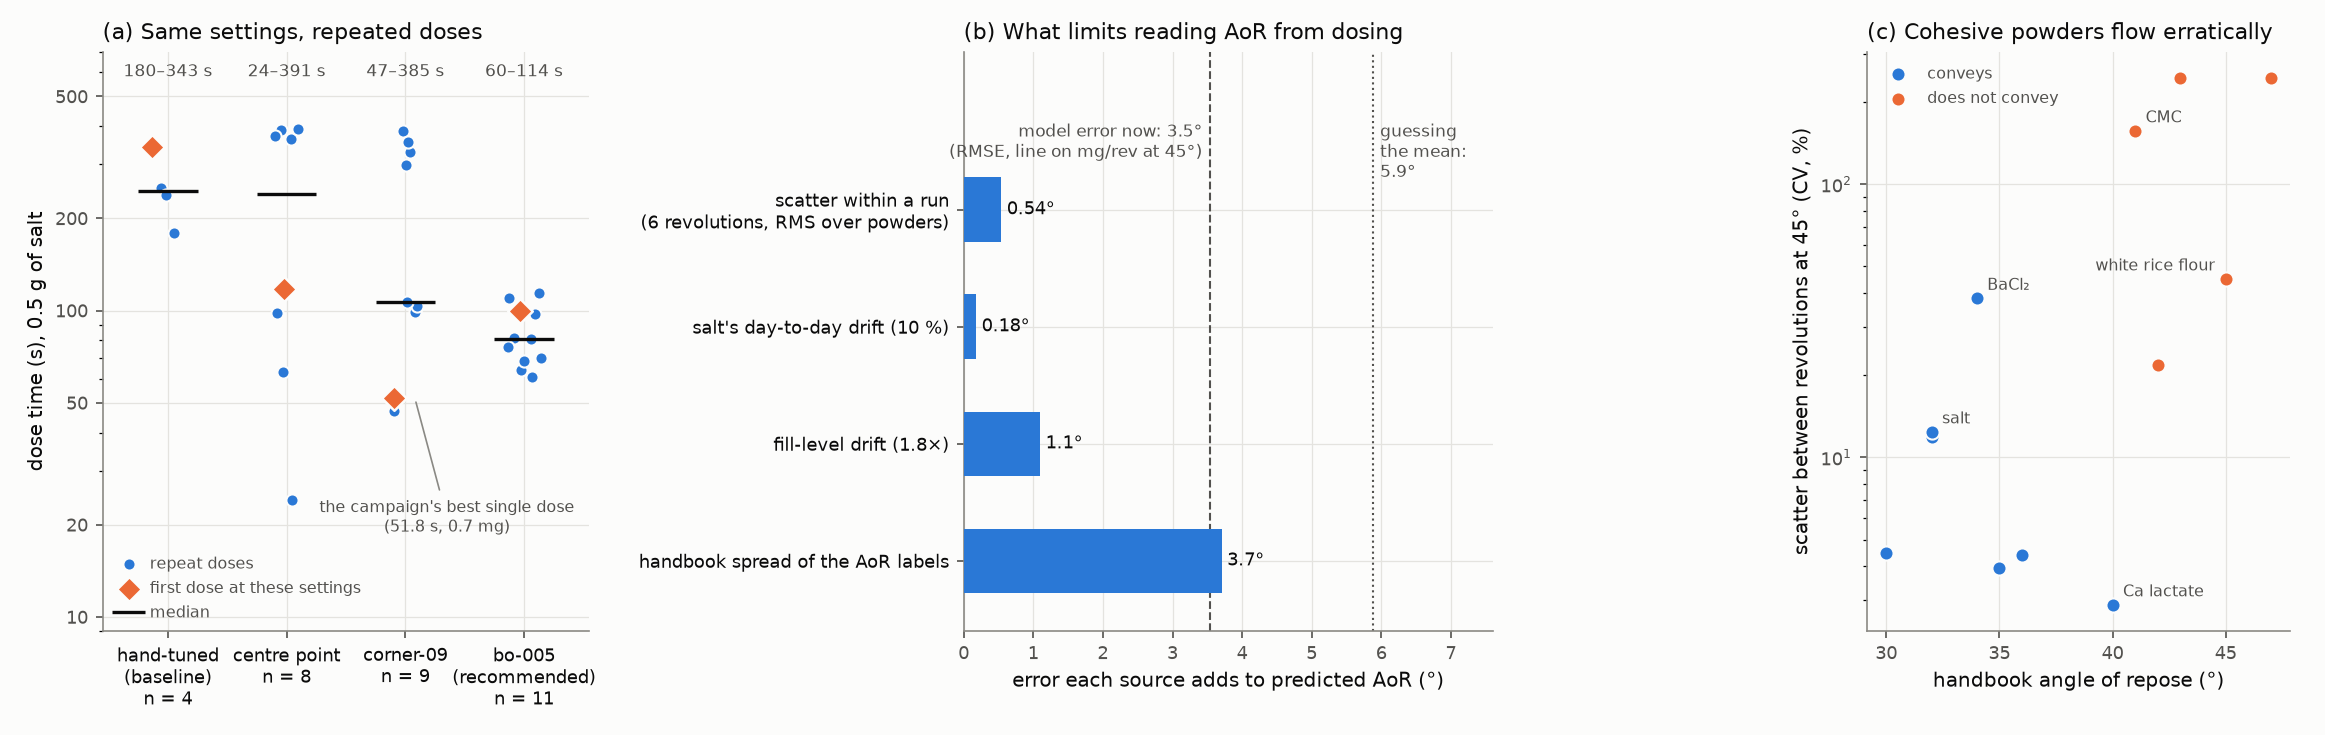

Write Python code to recreate this figure.
#!/usr/bin/env python3
"""Follow-up to run 33: would optimizing for consistent doses help the predictor?

William asked on #196 (6 Nov 2026) whether the BO should look for settings that dose consistently and
predictably, rather than fast and accurately, and whether that would help a simulator or predictor. This
script measures, on data that already exist:

  1. how much repeated doses at one set of controller settings vary (the salt BO campaign), and whether
     the campaign's single-dose objective was fooled by a lucky dose;
  2. how much of the inverse and forward models' error (run 33) comes from dosing scatter, compared with
     the handbook labels and with session-to-session drift (simulation-extrapolation, SIMEX);
  3. whether the scatter between revolutions carries information about the powder;
  4. the 1-factor model's hidden ("latent") score for each powder, to illustrate what one is.

Inputs (pinned copies, see data/SOURCES.md):
  data/salt_campaign_records.jsonl   the 60 doses of campaign salt-20260929T014732Z (#166, #179 branch)
  data/trials.csv                    Sam's per-revolution battery data (#116)
  ../heldout-powders/data/           per-powder rates and #163 handbook properties
usage: python consistency.py      (about 20 s; numpy, scipy, scikit-learn, matplotlib)
"""
from __future__ import annotations

import json
import math
import sys
from pathlib import Path

import numpy as np
from scipy import stats

HERE = Path(__file__).resolve().parent
sys.path.insert(0, str(HERE))
import ml_property_dose as M  # noqa: E402  (run 33: data loading, LOPO helpers, the joint factor model)

import matplotlib  # noqa: E402
matplotlib.use("Agg")
import matplotlib.pyplot as plt  # noqa: E402

RNG = np.random.default_rng(0)
NDRAW = 400
TOL_MG = 3.0

# palette (dataviz reference instance, light mode): first three categorical slots + text inks
BLUE, ORANGE, AQUA = "#2a78d6", "#eb6834", "#1baf7a"
INK, INK2, MUTED, GRID, SURF = "#0b0b0b", "#52514e", "#8a8984", "#e4e3df", "#fcfcfb"


# ------------------------------------------------------------------------------ 1. salt campaign repeats

GROUPS = [
    ("hand-tuned", "hand-tuned\n(baseline)", lambda l: l.startswith(("baseline-", "rebaseline-")), None),
    ("centre", "centre point", lambda l: l.startswith(("center-", "recenter-")), None),
    ("corner-09", "corner-09", lambda l: l == "corner-09" or l.startswith("val-corner-09-"), "corner-09"),
    ("bo-005", "bo-005\n(recommended)", lambda l: l == "bo-005" or l.startswith("val-bo-005-"), "bo-005"),
]


def campaign():
    recs = [json.loads(s) for s in (HERE / "data" / "salt_campaign_records.jsonl").read_text().splitlines() if s]
    out = {}
    for key, _, match, first_label in GROUPS:
        g = [r for r in recs if match(r["label"])]
        t = np.array([r["summary"]["t_total_s"] for r in g])
        e = np.array([r["summary"]["error_mg"] for r in g])
        st = [r["summary"]["status"] for r in g]
        first = g[0]
        q1, q3 = np.percentile(t, [25, 75])
        out[key] = {
            "n": len(g), "labels": [r["label"] for r in g], "t_s": t.round(1).tolist(), "error_mg": e.round(1).tolist(),
            "status": st, "first_label": first["label"], "first_t_s": float(t[0]), "first_abs_error_mg": float(abs(e[0])),
            "median_t_s": float(np.median(t)), "min_t_s": float(t.min()), "max_t_s": float(t.max()),
            "iqr_t_s": [float(q1), float(q3)], "max_over_min_t": float(t.max() / t.min()),
            "cv_t_pct": float(t.std(ddof=1) / t.mean() * 100),
            "median_abs_error_mg": float(np.median(np.abs(e))), "max_abs_error_mg": float(np.max(np.abs(e))),
            "p_within_tol": float(np.mean((np.abs(e) <= TOL_MG) & np.array([s == "ok" for s in st]))),
            "n_ok": int(sum(s == "ok" for s in st)),
            "taps_range": [int(min(r["summary"]["taps"] for r in g)), int(max(r["summary"]["taps"] for r in g))],
        }
    # what the single-dose objective saw: every non-validation dose, ranked by the knee of (t, |e|)
    single = [r for r in recs if not r["label"].startswith("val-")]
    ok = [r for r in single if r["summary"]["status"] == "ok" and r["summary"]["abs_error_mg"] <= TOL_MG]
    fastest = min(ok, key=lambda r: r["summary"]["t_total_s"])
    out["fastest_single_dose_within_tol"] = {"label": fastest["label"], "t_s": fastest["summary"]["t_total_s"],
                                             "abs_error_mg": fastest["summary"]["abs_error_mg"]}
    return out


# ----------------------------------------------------------------- 2. error budget and SIMEX (run 33 lines)

def per_rev(rows):
    """Per-powder revolution masses (mg) at each protocol C tilt, from trials.csv."""
    tr = M.rcsv(HERE / "data" / "trials.csv")
    out = {}
    for r in rows:
        d = {}
        for servo, key in ((0.0, "0"), (45.0, "22.5"), (90.0, "45")):
            d[key] = np.array([M.fnum(t["delta_g"]) * 1000 for t in tr
                               if t["run_id"] == r["run_id"] and t["block"] == "C" and M.fnum(t["tilt_deg"]) == servo])
        out[r["powder_id"]] = d
    return out


def lopo_rmse_line(x, y):
    X = x.reshape(-1, 1)
    mu, _, _ = M.lopo(X, y, M.make_line(0))
    return float(np.sqrt(np.mean((mu - y) ** 2)))


def simex(x, y, se, which, lams=(0.0, 0.5, 1.0, 2.0, 4.0)):
    """Add extra noise of variance lam * se^2 to x (which='x') or y (which='y'); extrapolate MSE to lam = -1."""
    mse = []
    for lam in lams:
        v = []
        for _ in range(NDRAW if lam > 0 else 1):
            eps = RNG.normal(0, 1, len(se)) * se * math.sqrt(lam)
            v.append(lopo_rmse_line(x + eps, y) ** 2 if which == "x" else lopo_rmse_line(x, y + eps) ** 2)
        mse.append(float(np.mean(v)))
    c = np.polyfit(lams, mse, 2)
    return {"lambda": list(lams), "rmse": [math.sqrt(m) for m in mse],
            "rmse_noise_free": float(math.sqrt(max(np.polyval(c, -1.0), 0.0)))}


def drift_whatif(x, y, sd, which):
    v = []
    for _ in range(NDRAW):
        eps = RNG.normal(0, sd, len(x))
        v.append(lopo_rmse_line(x + eps, y) ** 2 if which == "x" else lopo_rmse_line(x, y + eps) ** 2)
    return float(math.sqrt(np.mean(v)))


def budget(rows, revs):
    aor = np.array([r["aor"] for r in rows])
    l45 = np.array([r["lmg45"] for r in rows])
    se = np.array([r["se_lmg45"] for r in rows])
    b_inv = float(np.polyfit(l45, aor, 1)[0])        # deg per decade
    b_fwd = float(np.polyfit(aor, l45, 1)[0])        # decades per deg
    res33 = json.loads((HERE / "result.json").read_text())
    label_sd = res33["inverse"]["aor"]["ceiling"]["label_sd_rms"]
    inv_rmse, mean_rmse = lopo_rmse_line(l45, aor), res33["inverse"]["aor"]["mean"]["rmse"]
    fwd_rmse = lopo_rmse_line(aor, l45)
    day, fill = math.log10(1.10), math.log10(1.8)
    out = {
        "slope_inverse_deg_per_decade": b_inv, "slope_forward_decade_per_deg": b_fwd,
        "se_log10_mg45_median": float(np.median(se)), "se_log10_mg45_max": float(np.max(se)),
        "se_log10_mg45_rms": float(np.sqrt(np.mean(se ** 2))),
        "inverse_deg": {
            "model_rmse_line45": inv_rmse, "guess_the_mean": mean_rmse,
            "handbook_label_sd_rms": label_sd,
            "within_run_scatter_rms": abs(b_inv) * float(np.sqrt(np.mean(se ** 2))),
            "within_run_scatter_median_powder": abs(b_inv) * float(np.median(se)),
            "day_to_day_drift_10pct": abs(b_inv) * day, "fill_level_drift_1p8x": abs(b_inv) * fill,
            "simex_within_run": simex(l45, aor, se, "x"),
            "whatif_rmse_with_day_drift_10pct": drift_whatif(l45, aor, day, "x"),
            "whatif_rmse_with_fill_drift_1p8x": drift_whatif(l45, aor, fill, "x"),
        },
        "forward_decades": {
            "model_rmse_aor_line": fwd_rmse,
            "handbook_aor_spread_times_slope": abs(b_fwd) * label_sd,
            "within_run_scatter_rms": float(np.sqrt(np.mean(se ** 2))),
            "day_to_day_drift_10pct": day, "fill_level_drift_1p8x": fill,
            "simex_within_run": simex(aor, l45, se, "y"),
            "whatif_rmse_with_day_drift_10pct": drift_whatif(aor, l45, day, "y"),
            "whatif_rmse_with_fill_drift_1p8x": drift_whatif(aor, l45, fill, "y"),
        },
    }
    return out


# ------------------------------------------------------------------- 3. is the scatter itself a signal?

def scatter_signal(rows, revs):
    aor = np.array([r["aor"] for r in rows])
    l45 = np.array([r["lmg45"] for r in rows])
    cv = {}
    for k in ("22.5", "45"):
        c = []
        for r in rows:
            a = revs[r["powder_id"]][k]
            c.append(a.std(ddof=1) / a.mean() * 100 if a.mean() > 0 else float("nan"))
        cv[k] = np.array(c)
    out = {"cv_pct": {k: [None if not np.isfinite(v) else round(float(v), 1) for v in cv[k]] for k in cv},
           "powders": [r["powder_id"] for r in rows]}
    for k in cv:
        ok = np.isfinite(cv[k])
        lc = np.log10(cv[k][ok])
        rho = stats.spearmanr(lc, aor[ok])[0]
        rho_mean = stats.spearmanr(lc, l45[ok])[0]
        # partial: rank residuals of log CV and AoR after removing log mg/rev 45
        rr = lambda v: stats.rankdata(v)  # noqa: E731
        res_c = rr(lc) - np.polyval(np.polyfit(rr(l45[ok]), rr(lc), 1), rr(l45[ok]))
        res_a = rr(aor[ok]) - np.polyval(np.polyfit(rr(l45[ok]), rr(aor[ok]), 1), rr(l45[ok]))
        X2 = np.column_stack([l45[ok], lc])
        mu2, _, _ = M.lopo(X2, aor[ok], M.m_ridge)
        out[k] = {"n": int(ok.sum()), "spearman_logcv_aor": float(rho), "spearman_logcv_logmg45": float(rho_mean),
                  "partial_spearman_given_logmg45": float(stats.pearsonr(res_c, res_a)[0]),
                  "lopo_rmse_aor_line_on_logcv": lopo_rmse_line(lc, aor[ok]),
                  "lopo_rmse_aor_line_on_logmg45_same_powders": lopo_rmse_line(l45[ok], aor[ok]),
                  "lopo_rmse_aor_ridge_on_logmg45_and_logcv": float(np.sqrt(np.mean((mu2 - aor[ok]) ** 2)))}
    return out, cv


# ----------------------------------------------------------------------------- 4. hidden (latent) scores

def hidden_scores(rows):
    V = M.FP_CORE + M.PROPS
    Z = M.matrix(rows, V)
    J = M.Joint(Z, 1)
    W = J.W[0].copy()
    sgn = 1.0 if W[V.index("lmg45")] > 0 else -1.0     # orient: higher score = delivers more
    W *= sgn
    Zi, _ = M.impute(Z, Z[:1])
    zs = (Zi - J.mu) / J.sd

    def post(idx):
        Soo, w = J.S[np.ix_(idx, idx)], W[idx]
        return zs[:, idx] @ np.linalg.solve(Soo, w), float(math.sqrt(max(1 - w @ np.linalg.solve(Soo, w), 0)))

    fp, pr = [V.index(v) for v in M.FP_CORE], [V.index(v) for v in M.PROPS]
    m_fp, s_fp = post(fp)
    m_pr, s_pr = post(pr)
    return {"loadings": {M.NAMES[v]: round(float(w), 2) for v, w in zip(V, W)},
            "posterior_sd_from_fingerprint": s_fp, "posterior_sd_from_properties": s_pr,
            "per_powder": {r["powder_id"]: {"display": r["display"], "from_fingerprint": round(float(a), 2),
                                            "from_properties": round(float(b), 2), "aor": r["aor"],
                                            "mg_rev_45": r["mg45"]}
                           for r, a, b in zip(rows, m_fp, m_pr)}}


# ----------------------------------------------------------------------------------------------- figure

def style(ax):
    ax.set_facecolor(SURF)
    for s in ("top", "right"):
        ax.spines[s].set_visible(False)
    for s in ("left", "bottom"):
        ax.spines[s].set_color(MUTED)
    ax.tick_params(colors=INK2, labelsize=8.5)
    ax.grid(True, color=GRID, lw=0.6, zorder=0)
    ax.set_axisbelow(True)


def figure(C, Bd, cv, rows, path):
    fig, axs = plt.subplots(1, 3, figsize=(15.5, 4.9), gridspec_kw={"width_ratios": [1.15, 1.25, 1.0]})
    fig.patch.set_facecolor(SURF)

    # (a) repeats at fixed settings
    ax = axs[0]
    style(ax)
    for i, (key, lab, _, _) in enumerate(GROUPS):
        g = C[key]
        t = np.array(g["t_s"])
        jit = (RNG.random(len(t)) - 0.5) * 0.28
        ax.scatter(i + jit[1:], t[1:], s=34, color=BLUE, edgecolor=SURF, lw=1.0, zorder=3,
                   label="repeat doses" if i == 0 else None)
        ax.scatter(i + jit[0], t[0], s=70, marker="D", color=ORANGE, edgecolor=SURF, lw=1.2, zorder=4,
                   label="first dose at these settings" if i == 0 else None)
        ax.hlines(g["median_t_s"], i - 0.25, i + 0.25, color=INK, lw=1.6, zorder=5,
                  label="median" if i == 0 else None)
        ax.text(i, 640, f"{g['min_t_s']:.0f}–{g['max_t_s']:.0f} s", ha="center", va="top", fontsize=8,
                color=INK2)
    f = C["corner-09"]
    ax.annotate("the campaign's best single dose\n(51.8 s, 0.7 mg)", xy=(2.08, f["first_t_s"]),
                xytext=(2.35, 19), fontsize=7.8, color=INK2, ha="center",
                arrowprops=dict(arrowstyle="-", color=MUTED, lw=0.8))
    ax.set_yscale("log")
    ax.set_ylim(9, 700)
    ax.set_xlim(-0.55, 3.55)
    ax.set_yticks([10, 20, 50, 100, 200, 500], ["10", "20", "50", "100", "200", "500"])
    ax.yaxis.set_minor_formatter(matplotlib.ticker.NullFormatter())
    ax.set_xticks(range(len(GROUPS)), [f"{g[1]}\nn = {C[g[0]]['n']}" for g in GROUPS], fontsize=8.5, color=INK)
    ax.set_ylabel("dose time (s), 0.5 g of salt", color=INK, fontsize=9.5)
    ax.set_title("(a) Same settings, repeated doses", loc="left", fontsize=10.5, color=INK)
    ax.legend(loc="lower left", fontsize=7.8, frameon=False, labelcolor=INK2, handletextpad=0.3,
              borderaxespad=0.2)

    # (b) error budget, inverse AoR
    ax = axs[1]
    style(ax)
    I = Bd["inverse_deg"]
    items = [
        ("scatter within a run\n(6 revolutions, RMS over powders)", I["within_run_scatter_rms"]),
        ("salt's day-to-day drift (10 %)", I["day_to_day_drift_10pct"]),
        ("fill-level drift (1.8×)", I["fill_level_drift_1p8x"]),
        ("handbook spread of the AoR labels", I["handbook_label_sd_rms"]),
    ]
    y = np.arange(len(items))[::-1]
    ax.barh(y, [v for _, v in items], height=0.55, color=BLUE, zorder=3)
    for yy, (_, v) in zip(y, items):
        ax.text(v + 0.08, yy, f"{v:.2f}°" if v < 1 else f"{v:.1f}°", va="center", fontsize=8.5, color=INK)
    ax.set_yticks(y, [n for n, _ in items], fontsize=8.5, color=INK)
    ax.axvline(I["model_rmse_line45"], color=INK2, lw=1.0, ls="--", zorder=2)
    ax.text(I["model_rmse_line45"] - 0.1, len(items) - 0.25,
            f"model error now: {I['model_rmse_line45']:.1f}°\n(RMSE, line on mg/rev at 45°)",
            fontsize=8, color=INK2, va="top", ha="right")
    ax.axvline(I["guess_the_mean"], color=INK2, lw=1.0, ls=":", zorder=2)
    ax.text(I["guess_the_mean"] + 0.1, len(items) - 0.25, f"guessing\nthe mean:\n{I['guess_the_mean']:.1f}°",
            fontsize=8, color=INK2, va="top", ha="left")
    ax.set_xlim(0, 7.6)
    ax.set_ylim(-0.6, len(items) + 0.35)
    ax.set_xlabel("error each source adds to predicted AoR (°)", color=INK, fontsize=9.5)
    ax.set_title("(b) What limits reading AoR from dosing", loc="left", fontsize=10.5, color=INK)

    # (c) scatter between revolutions vs AoR
    ax = axs[2]
    style(ax)
    aor = np.array([r["aor"] for r in rows])
    conv = np.array([r["conveys"] for r in rows], bool)
    c45 = cv["45"]
    for msk, col, lab in ((conv, BLUE, "conveys"), (~conv, ORANGE, "does not convey")):
        ok = msk & np.isfinite(c45)
        ax.scatter(aor[ok], c45[ok], s=46, color=col, edgecolor=SURF, lw=1.0, zorder=3, label=lab)
    short = {"salt": "salt", "carboxymethyl-cellulose": "CMC", "calcium-lactate": "Ca lactate",
             "barium-chloride": "BaCl₂", "white-rice-flour": "white rice flour"}
    for r, a, c in zip(rows, aor, c45):
        if np.isfinite(c) and r["powder_id"] in short:
            right = r["powder_id"] == "white-rice-flour"
            ax.annotate(short[r["powder_id"]], (a, c), xytext=(-5 if right else 5, 4), textcoords="offset points",
                        fontsize=7.8, color=INK2, ha="right" if right else "left")
    ax.set_yscale("log")
    ax.set_xlabel("handbook angle of repose (°)", color=INK, fontsize=9.5)
    ax.set_ylabel("scatter between revolutions at 45° (CV, %)", color=INK, fontsize=9.5)
    ax.set_title("(c) Cohesive powders flow erratically", loc="left", fontsize=10.5, color=INK)
    ax.legend(loc="upper left", fontsize=7.8, frameon=False, labelcolor=INK2)

    fig.tight_layout(w_pad=2.2)
    fig.savefig(path, dpi=150, facecolor=SURF)
    plt.close(fig)


# ------------------------------------------------------------------------------------------------- main

def main():
    rows, _ = M.load()
    revs = per_rev(rows)
    C = campaign()
    Bd = budget(rows, revs)
    S, cv = scatter_signal(rows, revs)
    H = hidden_scores(rows)
    figure(C, Bd, cv, rows, HERE / "consistency.png")
    out = {"what": "run 33 follow-up: does dosing consistency limit the predictor; what a consistency objective "
                   "would change in the salt BO campaign",
           "salt_campaign_repeats": C, "error_budget": Bd, "scatter_as_signal": S, "hidden_scores_1factor": H,
           "notes": ["drift magnitudes are from the #179 draft (Limits of the present data): salt's feed factor "
                     "drifted about 10 % between two days and up to 1.8-fold across sessions with different fill "
                     "levels (#140); here they are applied as random per-powder offsets with that SD",
                     "SIMEX: extra noise of variance lambda * SE^2 added to log10 mg/rev at 45 deg, MSE fitted "
                     "with a quadratic in lambda and extrapolated to lambda = -1 (no scatter at all)",
                     f"P(within tol) counts ok doses with |error| <= {TOL_MG} mg"]}
    (HERE / "consistency.json").write_text(json.dumps(out, indent=1))
    I, F = Bd["inverse_deg"], Bd["forward_decades"]
    print(json.dumps({k: {kk: C[k][kk] for kk in ("n", "first_t_s", "median_t_s", "min_t_s", "max_t_s",
                                                   "median_abs_error_mg", "p_within_tol", "taps_range")}
                      for k, *_ in GROUPS}, indent=1))
    print("fastest single within tol:", C["fastest_single_dose_within_tol"])
    print("inverse:", json.dumps(I, indent=1))
    print("forward:", json.dumps(F, indent=1))
    print("scatter:", json.dumps({k: S[k] for k in ("22.5", "45")}, indent=1))
    print("hidden:", json.dumps(H, indent=1))


if __name__ == "__main__":
    main()
